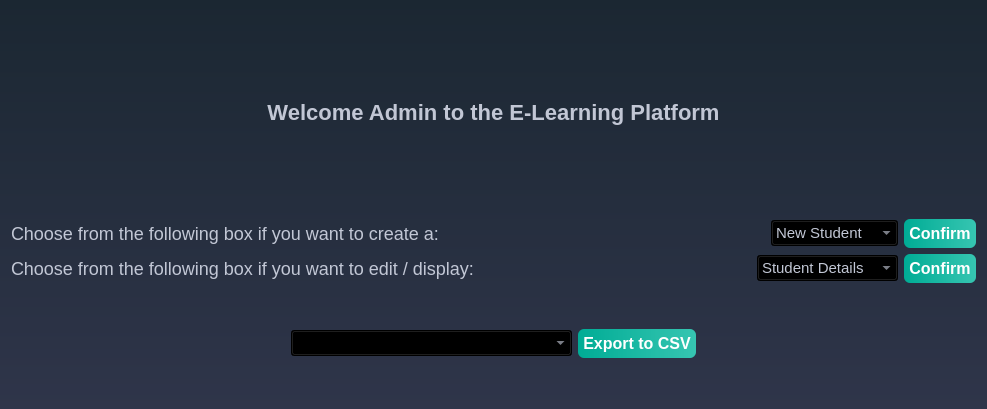
<?xml version="1.0" encoding="UTF-8"?>
<ui version="4.0">
 <class>MainMenu</class>
 <widget class="QDialog" name="MainMenu">
  <property name="geometry">
   <rect>
    <x>0</x>
    <y>0</y>
    <width>987</width>
    <height>409</height>
   </rect>
  </property>
  <property name="windowTitle">
   <string>Main Menu</string>
  </property>
  <property name="styleSheet">
   <string notr="true">/*-----QWidget-----*/
QWidget
{
	background-color: qlineargradient(spread:repeat, x1:1, y1:0, x2:1, y2:1, stop:0 rgba(27, 39, 50, 255),stop:1 rgba(47, 53, 74, 255));
	color: #000000;

}


/*-----QLabel-----*/
QLabel
{
	background-color: transparent;
	color: #c2c7d5;
	font-size: 18px;

}


/*-----QPushButton-----*/
QPushButton
{
	background-color: qlineargradient(spread:pad, x1:0, y1:0.511, x2:1, y2:0.511, stop:0 rgba(0, 172, 149, 255),stop:0.995192 rgba(54, 197, 177, 255));
	color: #fff;

	font-size: 16px;
	font-weight: bold;
	border: none;
	border-radius: 6px;
	padding: 5px;

horizontal stretch: expanding;

}


QPushButton::pressed
{
	background-color: qlineargradient(spread:pad, x1:0, y1:0.511, x2:1, y2:0.511, stop:0 rgba(0, 207, 179, 255),stop:1 rgba(70, 255, 230, 255));

}


/*-----QCheckBox-----*/
QCheckBox
{
	background-color: transparent;
	color: #fff;
	font-size: 10px;
	font-weight: bold;
	border: none;
	border-radius: 5px;

}


/*-----QCheckBox-----*/
QCheckBox::indicator
{
    color: #b1b1b1;
    background-color: #323232;
    border: 1px solid darkgray;
    width: 12px;
    height: 12px;

}


QCheckBox::indicator:checked
{
    image:url(&quot;./ressources/check.png&quot;);
	background-color: qlineargradient(spread:pad, x1:0, y1:0.511, x2:1, y2:0.511, stop:0 rgba(0, 172, 149, 255),stop:0.995192 rgba(54, 197, 177, 255));;
    border: 1px solid #607cff;

}


QCheckBox::indicator:unchecked:hover
{
    border: 1px solid #08b099;

}


QCheckBox::disabled
{
	color: #656565;

}


QCheckBox::indicator:disabled
{
	background-color: #656565;
	color: #656565;
    border: 1px solid #656565;

}


/*-----QLineEdit-----*/
QLineEdit
{
	background-color: #c2c7d5;
	color: #000;
	font-weight: bold;
	border: none;
	border-radius: 2px;
	padding: 3px;

}


/*-----QListView-----*/
QListView
{
	background-color: qlineargradient(spread:pad, x1:1, y1:0, x2:1, y2:1, stop:0 rgba(50, 61, 80, 255),stop:1 rgba(44, 49, 69, 255));
	color: #fff;
	font-size: 12px;
	font-weight: bold;
	border: 1px solid #191919;
	show-decoration-selected: 0;

}


QListView::item
{
	color: #31cecb;
	background-color: #454e5e;
	border: none;
	padding: 5px;
	border-radius: 0px;
	padding-left : 10px;
	height: 42px;

}

QListView::item:selected
{
	color: #31cecb;
	background-color: #454e5e;

}


QListView::item:!selected
{
	color:white;
	background-color: transparent;
	border: none;
	padding-left : 10px;

}


QListView::item:!selected:hover
{
	color: #bbbcba;
	background-color: #454e5e;
	border: none;
	padding-left : 10px;

}


/*-----QTreeView-----*/
QTreeView 
{
	background-color: #232939;
	show-decoration-selected: 0;
	color: #c2c8d7;

}


QTreeView::item 
{
	border-top-color: transparent;
	border-bottom-color: transparent;

}


QTreeView::item:hover 
{
	background-color: #606060;
	color: #fff;

}


QTreeView::item:selected 
{
	background-color: #0ab19a;
	color: #fff;

}


QTreeView::item:selected:active
{
	background-color: #0ab19a;
	color: #fff;

}


QTreeView::branch:has-children:!has-siblings:closed,
QTreeView::branch:closed:has-children:has-siblings 
{
	image: url(://tree-closed.png);

}

QTreeView::branch:open:has-children:!has-siblings,
QTreeView::branch:open:has-children:has-siblings  
{
	image: url(://tree-open.png);

}


/*-----QTableView &amp; QTableWidget-----*/
QTableView
{
    background-color: #232939;
	border: 1px solid gray;
    color: #f0f0f0;
    gridline-color: #232939;
    outline : 0;

}


QTableView::disabled
{
    background-color: #242526;
    border: 1px solid #32414B;
    color: #656565;
    gridline-color: #656565;
    outline : 0;

}


QTableView::item:hover 
{
    background-color: #606060;
    color: #f0f0f0;

}


QTableView::item:selected 
{
	background-color: #0ab19a;
    color: #F0F0F0;

}


QTableView::item:selected:disabled
{
    background-color: #1a1b1c;
    border: 2px solid #525251;
    color: #656565;

}


QTableCornerButton::section
{
	background-color: #343a49;
    color: #fff;

}


QHeaderView::section
{
	color: #fff;
	border-top: 0px;
	border-bottom: 1px solid gray;
	border-right: 1px solid gray;
	background-color: #343a49;
    margin-top:1px;
	margin-bottom:1px;
	padding: 5px;

}


QHeaderView::section:disabled
{
    background-color: #525251;
    color: #656565;

}


QHeaderView::section:checked
{
    color: #fff;
    background-color: #0ab19a;

}


QHeaderView::section:checked:disabled
{
    color: #656565;
    background-color: #525251;

}


QHeaderView::section::vertical::first,
QHeaderView::section::vertical::only-one
{
    border-top: 1px solid #353635;

}


QHeaderView::section::vertical
{
    border-top: 1px solid #353635;

}


QHeaderView::section::horizontal::first,
QHeaderView::section::horizontal::only-one
{
    border-left: 1px solid #353635;

}


QHeaderView::section::horizontal
{
    border-left: 1px solid #353635;

}


/*-----QScrollBar-----*/
QScrollBar:horizontal 
{
    background-color: transparent;
    height: 8px;
    margin: 0px;
    padding: 0px;

}


QScrollBar::handle:horizontal 
{
    border: none;
	min-width: 100px;
    background-color: #56576c;

}


QScrollBar::add-line:horizontal, 
QScrollBar::sub-line:horizontal,
QScrollBar::add-page:horizontal, 
QScrollBar::sub-page:horizontal 
{
    width: 0px;
    background-color: transparent;

}


QScrollBar:vertical 
{
    background-color: transparent;
    width: 8px;
    margin: 0;

}


QScrollBar::handle:vertical 
{
    border: none;
	min-height: 100px;
    background-color: #56576c;

}


QScrollBar::add-line:vertical, 
QScrollBar::sub-line:vertical,
QScrollBar::add-page:vertical, 
QScrollBar::sub-page:vertical 
{
    height: 0px;
    background-color: transparent;

}

QComboBox
{
color:#c2c7d5;


	font-size: 15px;

}
</string>
  </property>
  <layout class="QVBoxLayout" name="verticalLayout_2">
   <item>
    <layout class="QHBoxLayout" name="horizontalLayout_3">
     <item>
      <widget class="QLabel" name="label">
       <property name="sizePolicy">
        <sizepolicy hsizetype="Preferred" vsizetype="Preferred">
         <horstretch>0</horstretch>
         <verstretch>0</verstretch>
        </sizepolicy>
       </property>
       <property name="font">
        <font>
         <pointsize>-1</pointsize>
         <bold>true</bold>
        </font>
       </property>
       <property name="styleSheet">
        <string notr="true">	font-size: 22px;</string>
       </property>
       <property name="text">
        <string>Welcome Admin to the E-Learning Platform</string>
       </property>
       <property name="alignment">
        <set>Qt::AlignCenter</set>
       </property>
      </widget>
     </item>
    </layout>
   </item>
   <item>
    <layout class="QVBoxLayout" name="verticalLayout">
     <item>
      <layout class="QHBoxLayout" name="horizontalLayout">
       <item>
        <widget class="QLabel" name="label_2">
         <property name="font">
          <font>
           <pointsize>-1</pointsize>
          </font>
         </property>
         <property name="text">
          <string>Choose from the following box if you want to create a:</string>
         </property>
        </widget>
       </item>
       <item>
        <widget class="QComboBox" name="comboBox">
         <property name="sizePolicy">
          <sizepolicy hsizetype="Fixed" vsizetype="Fixed">
           <horstretch>0</horstretch>
           <verstretch>0</verstretch>
          </sizepolicy>
         </property>
         <property name="editable">
          <bool>false</bool>
         </property>
         <item>
          <property name="text">
           <string>New Student</string>
          </property>
         </item>
         <item>
          <property name="text">
           <string>New Professor</string>
          </property>
         </item>
         <item>
          <property name="text">
           <string>New Course</string>
          </property>
         </item>
        </widget>
       </item>
       <item>
        <widget class="QPushButton" name="pushButton_1">
         <property name="sizePolicy">
          <sizepolicy hsizetype="Fixed" vsizetype="Fixed">
           <horstretch>0</horstretch>
           <verstretch>0</verstretch>
          </sizepolicy>
         </property>
         <property name="styleSheet">
          <string notr="true">color: #fff;</string>
         </property>
         <property name="text">
          <string>Confirm</string>
         </property>
         <property name="autoDefault">
          <bool>false</bool>
         </property>
        </widget>
       </item>
      </layout>
     </item>
     <item>
      <layout class="QHBoxLayout" name="horizontalLayout_2">
       <item>
        <widget class="QLabel" name="label_3">
         <property name="font">
          <font>
           <pointsize>-1</pointsize>
          </font>
         </property>
         <property name="text">
          <string>Choose from the following box if you want to edit / display:</string>
         </property>
        </widget>
       </item>
       <item>
        <widget class="QComboBox" name="comboBox_details">
         <property name="sizePolicy">
          <sizepolicy hsizetype="Fixed" vsizetype="Fixed">
           <horstretch>0</horstretch>
           <verstretch>0</verstretch>
          </sizepolicy>
         </property>
         <item>
          <property name="text">
           <string>Student Details</string>
          </property>
         </item>
         <item>
          <property name="text">
           <string>Professor Details</string>
          </property>
         </item>
         <item>
          <property name="text">
           <string>Course Details</string>
          </property>
         </item>
        </widget>
       </item>
       <item>
        <widget class="QPushButton" name="pushButton_2">
         <property name="sizePolicy">
          <sizepolicy hsizetype="Fixed" vsizetype="Fixed">
           <horstretch>0</horstretch>
           <verstretch>0</verstretch>
          </sizepolicy>
         </property>
         <property name="font">
          <font>
           <pointsize>-1</pointsize>
           <bold>true</bold>
           <underline>false</underline>
          </font>
         </property>
         <property name="styleSheet">
          <string notr="true">color: #fff;</string>
         </property>
         <property name="text">
          <string>Confirm</string>
         </property>
         <property name="autoDefault">
          <bool>false</bool>
         </property>
         <property name="default">
          <bool>false</bool>
         </property>
        </widget>
       </item>
      </layout>
     </item>
    </layout>
   </item>
   <item>
    <spacer name="verticalSpacer">
     <property name="orientation">
      <enum>Qt::Vertical</enum>
     </property>
     <property name="sizeType">
      <enum>QSizePolicy::Preferred</enum>
     </property>
     <property name="sizeHint" stdset="0">
      <size>
       <width>20</width>
       <height>40</height>
      </size>
     </property>
    </spacer>
   </item>
   <item>
    <layout class="QHBoxLayout" name="horizontalLayout_4">
     <item>
      <spacer name="horizontalSpacer_2">
       <property name="orientation">
        <enum>Qt::Horizontal</enum>
       </property>
       <property name="sizeHint" stdset="0">
        <size>
         <width>40</width>
         <height>20</height>
        </size>
       </property>
      </spacer>
     </item>
     <item>
      <widget class="QComboBox" name="comboBoxCourse">
       <property name="sizePolicy">
        <sizepolicy hsizetype="Expanding" vsizetype="Fixed">
         <horstretch>0</horstretch>
         <verstretch>0</verstretch>
        </sizepolicy>
       </property>
      </widget>
     </item>
     <item>
      <widget class="QPushButton" name="pushButtonExport">
       <property name="sizePolicy">
        <sizepolicy hsizetype="Fixed" vsizetype="Fixed">
         <horstretch>0</horstretch>
         <verstretch>0</verstretch>
        </sizepolicy>
       </property>
       <property name="text">
        <string>Export to CSV</string>
       </property>
      </widget>
     </item>
     <item>
      <spacer name="horizontalSpacer">
       <property name="orientation">
        <enum>Qt::Horizontal</enum>
       </property>
       <property name="sizeHint" stdset="0">
        <size>
         <width>40</width>
         <height>20</height>
        </size>
       </property>
      </spacer>
     </item>
    </layout>
   </item>
   <item>
    <spacer name="verticalSpacer_2">
     <property name="orientation">
      <enum>Qt::Vertical</enum>
     </property>
     <property name="sizeType">
      <enum>QSizePolicy::Preferred</enum>
     </property>
     <property name="sizeHint" stdset="0">
      <size>
       <width>20</width>
       <height>40</height>
      </size>
     </property>
    </spacer>
   </item>
  </layout>
 </widget>
 <resources/>
 <connections/>
</ui>
